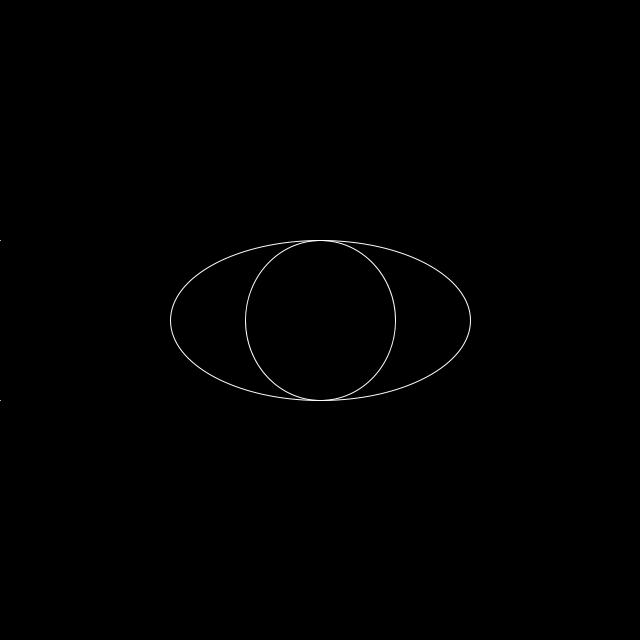
Frame 1 (no input)
Frame 60 (the mouse pressed at the canvas centre just before this capture): identical to frame 1, image omitted
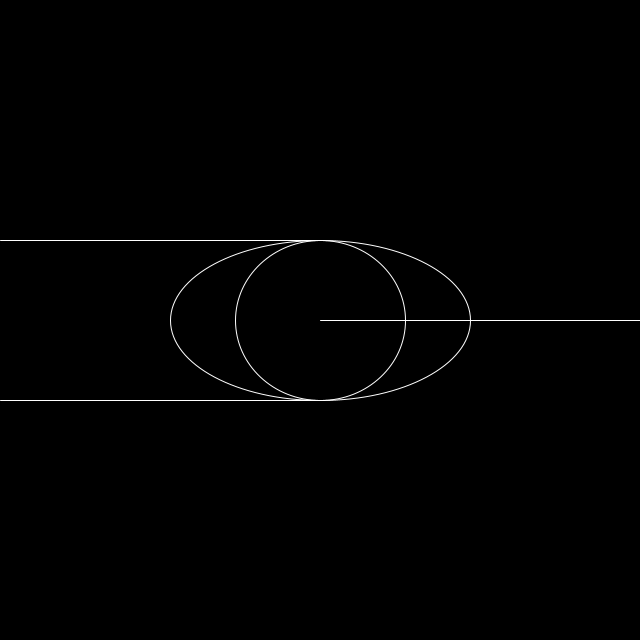
Frame 120 (the mouse held since frame 60 and released just before this capture)

The Processing sketch that drew these frames (run headless with seeded random() and noise(); from frame 60 on, the mouse is pressed at the canvas centre):

// Processing sketch: processing_134600
// ── processing_134600.pde

void setup()
{
  size (640, 640);
}
void draw()
{
  background (0);
  noFill();
  stroke (255);
  ellipse (320, 320, 300, 160);
  ellipse (320, 320, mouseX - 150, 160);
  line (0, 240, mouseX, 240); 
  line (0, 400, mouseX, 400);
  line (640, 320, 640-mouseX, 320);
}
